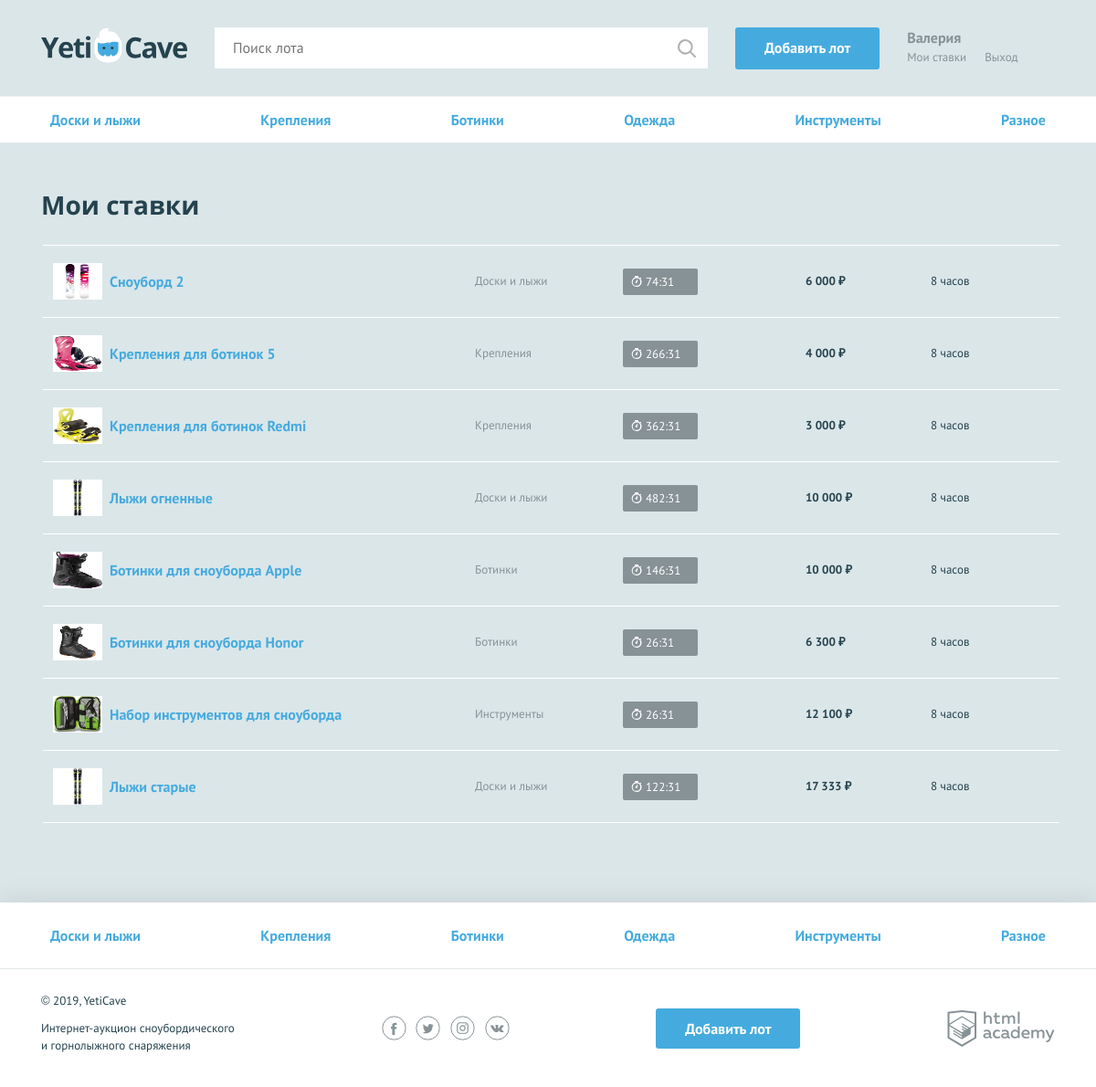
The app's page /my_bets.php (signed in) with its own data.
### tables this page shows
CREATE TABLE `Category`
(
    `id` INT PRIMARY KEY AUTO_INCREMENT,
    `title` VARCHAR(25) UNIQUE NOT NULL,
    `code` VARCHAR(15) UNIQUE NOT NULL
);

CREATE TABLE `Bet`
(
    `id` INT PRIMARY KEY AUTO_INCREMENT,
    `date` TIMESTAMP DEFAULT CURRENT_TIMESTAMP,
    `sum` INT NOT NULL,
    `user_id` INT NOT NULL,
    `lot_id` INT NOT NULL,

     FOREIGN KEY (`user_id`) REFERENCES `User`(`id`) ON DELETE CASCADE,
     FOREIGN KEY (`lot_id`) REFERENCES `Lot`(`id`) ON DELETE CASCADE
);

CREATE TABLE `Lot`
(
    `id` INT PRIMARY KEY AUTO_INCREMENT,
    `create_date` TIMESTAMP DEFAULT CURRENT_TIMESTAMP,
    `title` VARCHAR(50) NOT NULL,
    `description` VARCHAR(255) NOT NULL,
    `image` VARCHAR(50) NOT NULL,
    `start_price` INT NOT NULL,
    `end_date` DATE NOT NULL,
    `step` INT NOT NULL,
    `author_id` INT NOT NULL,
    `winner_id` INT,
    `category_id` INT NOT NULL,

     FOREIGN KEY (`author_id`) REFERENCES `User`(`id`) ON DELETE CASCADE,
     FOREIGN KEY (`winner_id`) REFERENCES  `User`(`id`)ON DELETE CASCADE,
     FOREIGN KEY (`category_id`) REFERENCES `Category`(`id`) ON DELETE CASCADE
);

### helpers.php (called while the page is built, shortened)
<?php
function get_noun_plural_form (int $number, string $one, string $two, string $many): string
{
    $number = (int) $number;
    $mod10 = $number % 10;
    $mod100 = $number % 100;
    switch (true) {
        case ($mod10 > 5):
            return $many;
    }
}
function include_template($name, array $data = []) {
    $name = 'templates/' . $name;
    extract($data);
    require $name;
    $result = ob_get_clean();
    return $result;
}

### functions.php (called while the page is built, shortened)
<?php
require_once('helpers.php');
function convertNumberToPrice(int $number): string {
    return number_format($number, 0, '', ' ').' ₽';
}
function leftTimeToDate(string $date): array {
    $left_time = strtotime($date) - time() + HOURS_IN_DAY * SEC_IN_HOURS;
    $hours = str_pad(floor($left_time / SEC_IN_HOURS), 2, '0', STR_PAD_LEFT);
    $minutes = str_pad(ceil(($left_time - $hours * SEC_IN_HOURS) / MIN_IN_HOURS), 2, '0', STR_PAD_LEFT);
    return [$hours, $minutes];
}
function getCategories(mysqli $con): array {
    $sql = 'SELECT * FROM `Category`';
    $result = mysqli_query($con, $sql);
    return mysqli_fetch_all($result, MYSQLI_ASSOC) ?? [];
}
function getQueryParameter(string $parameter): string {
    return $_GET[$parameter] ?? '';
}
function formatDate(string $date): string {
    $passedTime = time() - strtotime($date);
    $days = round($passedTime / (HOURS_IN_DAY * SEC_IN_HOURS));
    $hours = round($passedTime / SEC_IN_HOURS);
    if ($hours > 0) {
        return $hours . ' ' . get_noun_plural_form($hours, 'час', 'часа', 'часов');
    }
    $seconds = round($passedTime);
    return $seconds . ' ' . get_noun_plural_form($seconds, 'секунду', 'секунды', 'секунд');
}
function getBetsForUser(mysqli $con): array {
    $sql = 'SELECT `B`.`id`,`B`.`date`, `B`.`sum`, `L`.`title` AS `lot_title`, `L`.`image` AS `lot_img`,
            `L`.`id` AS `lot_id`, `L`.`end_date` AS `lot_end_date`, `L`.`winner_id` AS `lot_winner_id`,
            `L`.`author_id` AS `lot_author_id`, `C`.`title` AS `lot_category_title`, `C`.`code` AS `lot_category_code`
            FROM `Bet` AS `B`
            INNER JOIN `Lot` AS `L` ON `L`.`id` = `B`.`lot_id`
            INNER JOIN `Category` AS `C` ON `C`.`id` = `L`.`category_id`
            WHERE `B`.`user_id` = ?
            ORDER BY `B`.`date` DESC';
    $prepare_values = mysqli_prepare($con, $sql);
    $user_id = $_SESSION['user_id'];
    mysqli_stmt_bind_param($prepare_values, 'i',
        $user_id
    );
    mysqli_stmt_execute($prepare_values);
    return mysqli_fetch_all(mysqli_stmt_get_result($prepare_values), MYSQLI_ASSOC);
}

### templates/my_bets.php (the view, shortened to what this page needs)
<!DOCTYPE html>
<html lang="ru">
<head>
    <link href="../css/normalize.min.css" rel="stylesheet">
    <link href="../css/style.css" rel="stylesheet">
</head>
<body>
<div class="page-wrapper">
    <?= $header ?>
        <section class="rates container">
            <h2>Мои ставки</h2>
            <?php if(empty($userBets)):?>
            <h2>Вы еще не сделали ни одной ставки</h2>
            <?php else:?>
            <table class="rates__list">
                <?php foreach($userBets as $bet): ?>
                <?php
                $array = leftTimeToDate($bet['lot_end_date']);
                $hours = $array[0];
                $mins = $array[1];
                $itemClass = 'rates__item';
                $timerClass = 'timer';
                $isWinner = intval($_SESSION['user_id']) === $bet['lot_winner_id'];
                $timerText = "{$hours}:{$mins}";
                ?>
                <tr class="<?= $itemClass ?>">
                    <td class="rates__info">
                        <div class="rates__img">
                            <img src="<?=$bet['lot_img']?>" width="54" height="40" alt="<?=$bet['lot_category_code']?>">
                        </div>
                        <?php if($isWinner): ?>
                        <div>
                            <h3 class="rates__title"><a href="../lot.php?id=<?=$bet['lot_id']?>"><?=$bet['lot_title']?></a></h3>
                            <p><?=getUserContacts($con, $bet['lot_author_id'])?></p>
                        </div>
                        <?php else: ?>
                        <h3 class="rates__title"><a href="../lot.php?id=<?=$bet['lot_id']?>"><?=$bet['lot_title']?></a></h3>
                        <?php endif; ?>
                    </td>
                    <td class="rates__category">
                        <?=$bet['lot_category_title']?>
                    </td>
                    <td class="rates__timer">
                        <div class="<?= $timerClass ?>">
                            <?=$timerText?>
                        </div>
                    </td>
                    <td class="rates__price">
                        <?=convertNumberToPrice($bet['sum'])?>
                    </td>
                    <td class="rates__time">
                        <?=formatDate($bet['date'])?>
                    </td>
                </tr>
                <?php endforeach;?>
            </table>
            <?php endif; ?>
        </section>
    </main>
</div>
<?= $footer ?>
</body>
</html>

### templates/header.php (shortened to what this page needs)
<header class="main-header">
        <div class="main-header__container container">
            <a class="main-header__logo" href="../index.php">
                <img src="../img/logo.svg" width="160" height="39" alt="Логотип компании YetiCave">
            </a>
            <form class="main-header__search" method="get" action="../search.php" autocomplete="off">
                <input type="search" name="search" value="<?= getQueryParameter('search')?>" placeholder="Поиск лота">
                <input class="main-header__search-btn" type="submit" name="find" value="Найти">
            </form>
            <?php if(isset($_SESSION['username'])): ?>
                <a class="main-header__add-lot button" href="../add.php">Добавить лот</a>
                <nav class="user-menu">
                    <div class="user-menu__logged">
                        <p><?=htmlspecialchars($_SESSION['username'])?></p>
                        <a class="user-menu__bets" href="../my_bets.php">Мои ставки</a>
                        <a class="user-menu__logout" href="../logout.php">Выход</a>
                    </div>
                <?php endif; ?>
            </nav>
        </div>
    </header>
    <?php if(isset($categories)): ?>
    <main>
        <nav class="nav">
            <ul class="nav__list container">
                <?php foreach($categories as $item):?>
                <li class="nav__item <?php if ($item['code'] === getQueryParameter('category')):?>nav__item--current<?php endif; ?>">
                    <a href="../all_lots.php<?="?category="."{$item['code']}"?>"><?=htmlspecialchars($item['title'])?></a>
                </li>
                <?php endforeach; ?>
            </ul>
        </nav>
    <?php endif; ?>

### templates/footer.php (shortened to what this page needs)
<footer class="main-footer">
    <nav class="nav">
        <ul class="nav__list container">
            <?php foreach($categories as $item):?>
            <li class="nav__item  <?php if ($item['code'] === getQueryParameter('category')):?>nav__item--current<?php endif; ?>">
                <a href="../all_lots.php<?="?category="."{$item['code']}"?>"><?=htmlspecialchars($item['title'])?></a>
            </li>
            <?php endforeach; ?>
        </ul>
    </nav>
    <div class="main-footer__bottom container">
        <div class="main-footer__copyright">
            <p>© 2019, YetiCave</p>
            <p>Интернет-аукцион сноубордического и горнолыжного снаряжения</p>
        </div>
        <div class="main-footer__social social">
            <a class="social__link social__link--facebook" href="#">
            </a>
            <a class="social__link social__link--twitter" href="#">
            </a>
            <a class="social__link social__link--instagram" href="#">
            </a>
            <a class="social__link social__link--vkontakte" href="#">
            </a>
        </div>
        <a class="main-footer__add-lot button" href="../add.php">Добавить лот</a>
        <div class="main-footer__developed-by">
            <a class="logo-academy" href="https://htmlacademy.ru/intensive/php">
            </a>
        </div>
    </div>
</footer>

### records on screen
category: title "Доски и лыжи"
category: title "Крепления"
category: title "Ботинки"
category: title "Одежда"
category: title "Инструменты"
category: title "Разное"
bet: lot.image (picture), lot.title "Сноуборд 2", category.title "Доски и лыжи", lot.end_date "74:31", sum "6 000 ₽", date "8 часов"
bet: lot.image (picture), lot.title "Крепления для ботинок 5", category.title "Крепления", lot.end_date "266:31", sum "4 000 ₽", date "8 часов"
bet: lot.image (picture), lot.title "Крепления для ботинок Redmi", category.title "Крепления", lot.end_date "362:31", sum "3 000 ₽", date "8 часов"
bet: lot.image (picture), lot.title "Лыжи огненные", category.title "Доски и лыжи", lot.end_date "482:31", sum "10 000 ₽", date "8 часов"
bet: lot.image (picture), lot.title "Ботинки для сноуборда Apple", category.title "Ботинки", lot.end_date "146:31", sum "10 000 ₽", date "8 часов"
bet: lot.image (picture), lot.title "Ботинки для сноуборда Honor", category.title "Ботинки", lot.end_date "26:31", sum "6 300 ₽", date "8 часов"
bet: lot.image (picture), lot.title "Набор инструментов для сноуборда", category.title "Инструменты", lot.end_date "26:31", sum "12 100 ₽", date "8 часов"
bet: lot.image (picture), lot.title "Лыжи старые", category.title "Доски и лыжи", lot.end_date "122:31", sum "17 333 ₽", date "8 часов"

### other values on screen
$_SESSION['username'] "Валерия"
